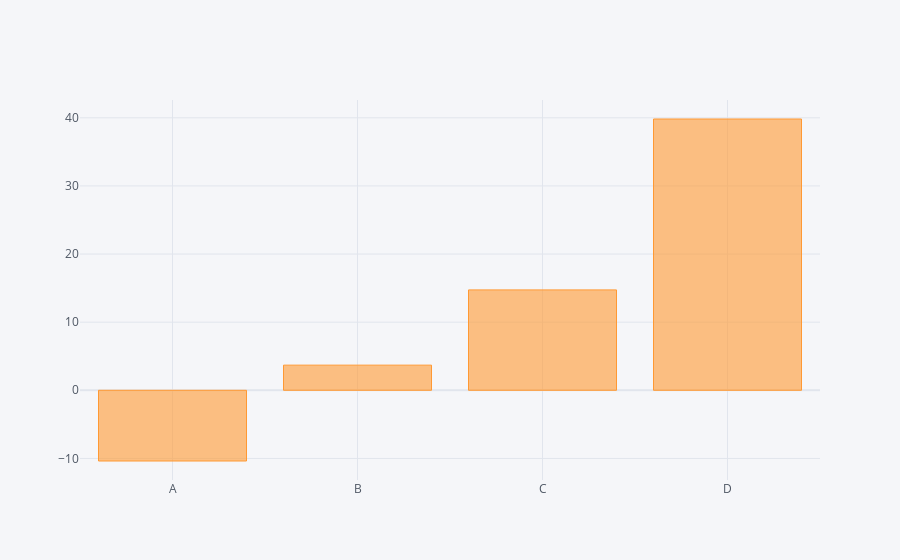

Source (notebook cell):
### Code cell
df.sum().iplot(kind='bar')

### Figure 1 — Plotly figure (JSON) as saved in the notebook; plotly's stock layout.template omitted (floating-point values rounded to 4 significant figures)
{"data": [{"marker": {"color": "rgba(255, 153, 51, 0.6)", "line": {"color": "rgba(255, 153, 51, 1.0)", "width": 1}}, "name": "None", "orientation": "v", "text": "", "type": "bar", "x": ["A", "B", "C", "D"], "y": [-10.38, 3.692, 14.74, 39.83]}], "layout": {"legend": {"bgcolor": "#F5F6F9", "font": {"color": "#4D5663"}}, "paper_bgcolor": "#F5F6F9", "plot_bgcolor": "#F5F6F9", "title": {"font": {"color": "#4D5663"}}, "xaxis": {"gridcolor": "#E1E5ED", "showgrid": true, "tickfont": {"color": "#4D5663"}, "title": {"font": {"color": "#4D5663"}, "text": ""}, "zerolinecolor": "#E1E5ED"}, "yaxis": {"gridcolor": "#E1E5ED", "showgrid": true, "tickfont": {"color": "#4D5663"}, "title": {"font": {"color": "#4D5663"}, "text": ""}, "zerolinecolor": "#E1E5ED"}}}
